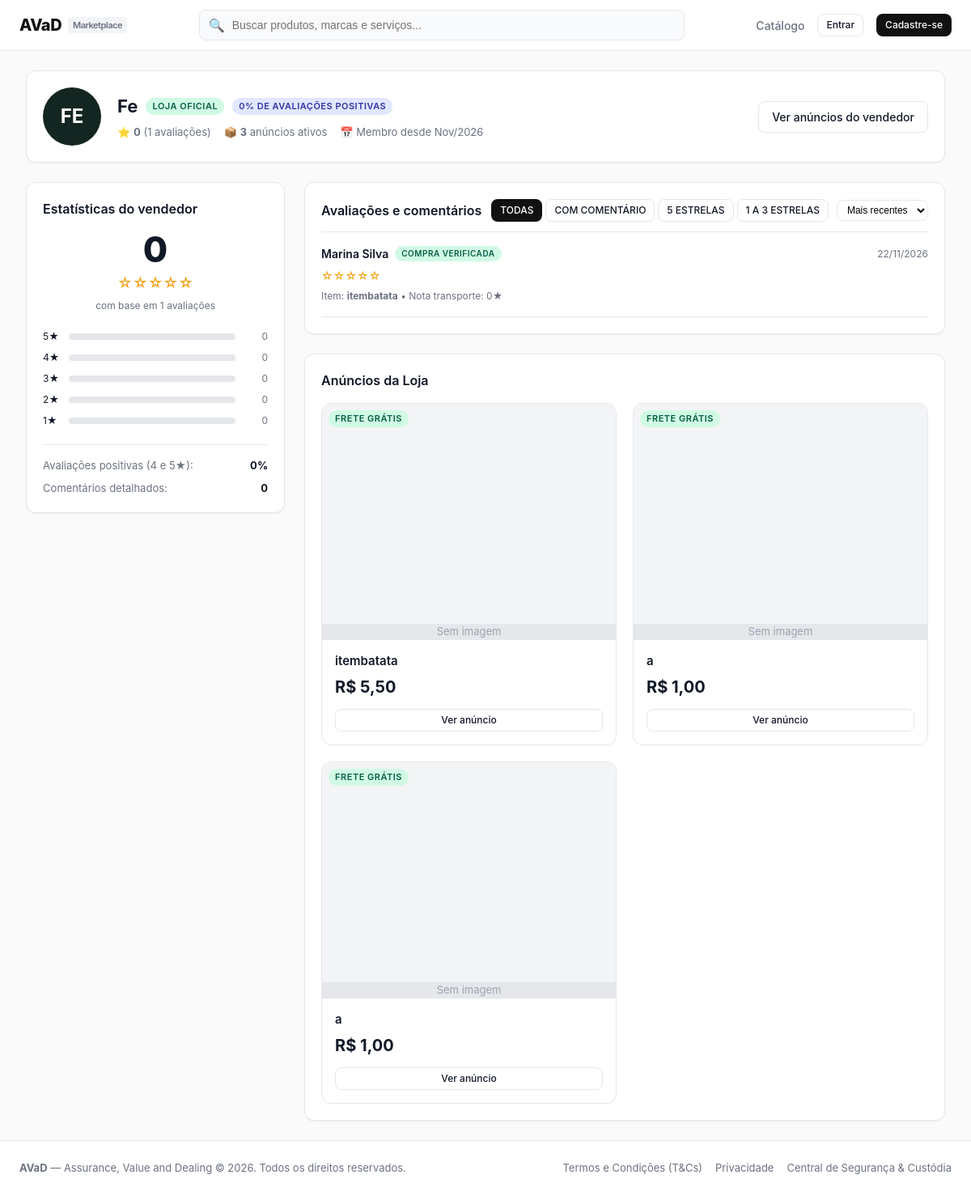
Before: /accounts/seller-profile/5/ with the older database file.
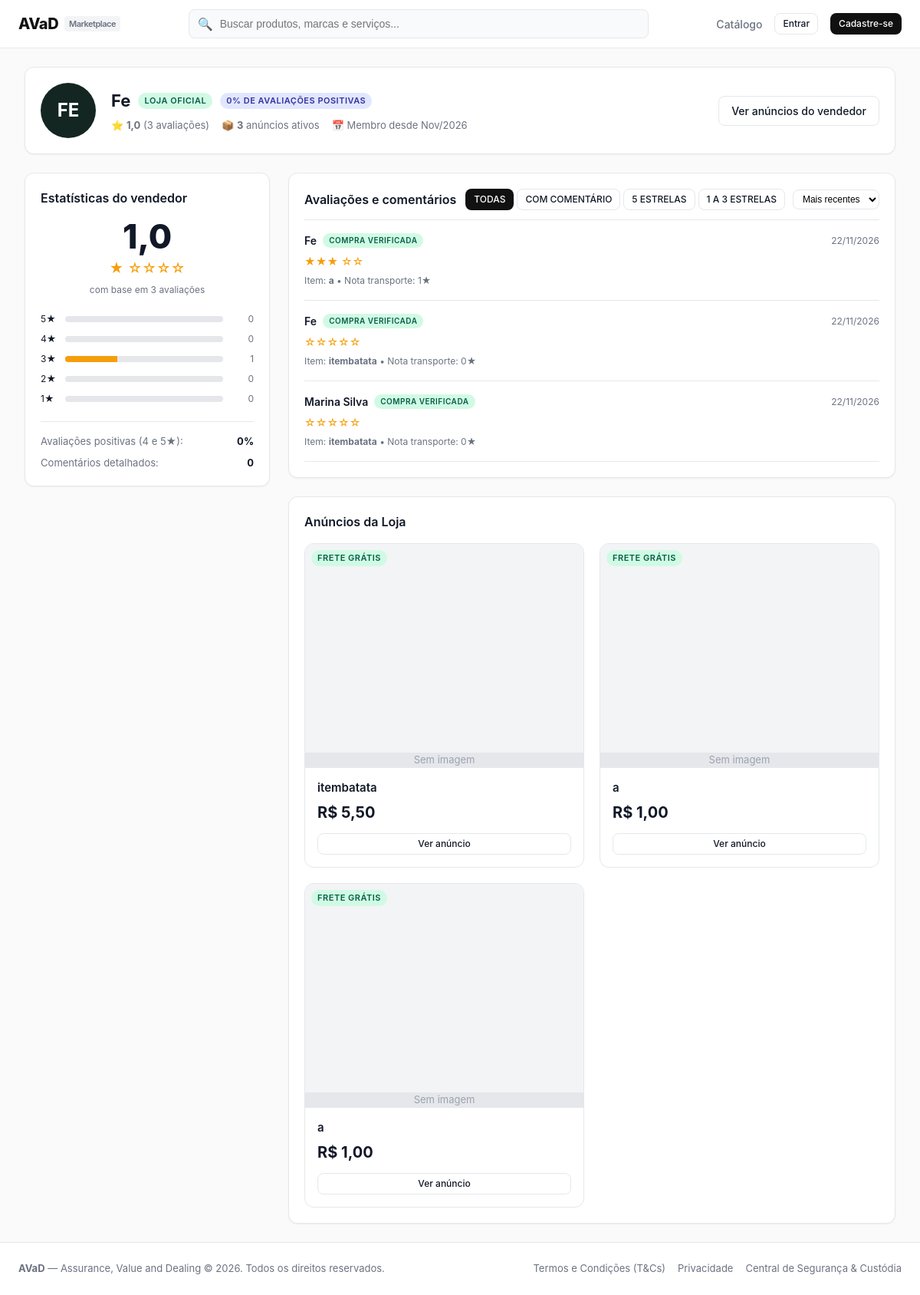
After: the same page with the newer database file.
### orders/models.py (models this page shows, shortened)
class Review(models.Model):
    pedido = models.OneToOneField(Order, on_delete=models.CASCADE, related_name='review')
    comprador = models.ForeignKey(User, on_delete=models.CASCADE, related_name='reviews_feitas')
    vendedor = models.ForeignKey(User, on_delete=models.CASCADE, related_name='reviews_recebidas')
    nota_vendedor = models.IntegerField(default=0, choices=[(i, str(i)) for i in range(6)])
    comentario_vendedor = models.TextField(blank=True)
    nota_transporte = models.IntegerField(default=0, choices=[(i, str(i)) for i in range(6)])
    comentario_transporte = models.TextField(blank=True)
    criado_em = models.DateTimeField(auto_now_add=True)
    class Meta:
        ordering = ['-criado_em']

class Order(models.Model):
    codigo = models.CharField(max_length=20, unique=True, default=generate_order_code)
    comprador = models.ForeignKey(User, on_delete=models.CASCADE, related_name='compras')
    vendedor = models.ForeignKey(User, on_delete=models.CASCADE, related_name='vendas')
    produto = models.ForeignKey('catalog.Product', on_delete=models.CASCADE)
    quantidade = models.PositiveIntegerField(default=1)
    preco_unitario = models.DecimalField(max_digits=10, decimal_places=2)
    valor_frete = models.DecimalField(max_digits=10, decimal_places=2, default=0)
    metodo_frete = models.CharField(max_length=20, choices=METODO_FRETE_CHOICES, default='pac')
    prazo_dias = models.PositiveIntegerField(default=7)
    valor_total = models.DecimalField(max_digits=10, decimal_places=2)
    forma_pagamento = models.CharField(max_length=20, choices=FORMA_PAGAMENTO_CHOICES, default='cartao')
    parcelas = models.PositiveIntegerField(default=1)
    cep_entrega = models.CharField(max_length=10, blank=True)
    endereco_entrega = models.TextField(blank=True)
    codigo_rastreio = models.CharField(max_length=20, blank=True, default='')
    status = models.CharField(max_length=30, choices=STATUS_CHOICES, default='aguardando_pagamento')
    recebimento_confirmado = models.BooleanField(default=False)
    entregue_em = models.DateTimeField(null=True, blank=True)  # quando o pedido passou a 'entregue'
    criado_em = models.DateTimeField(auto_now_add=True)
    class Meta:
        ordering = ['-criado_em']

### accounts/models.py (models this page shows, shortened)
class UserProfile(models.Model):
    user = models.OneToOneField(User, on_delete=models.CASCADE, related_name='profile')
    nome = models.CharField(max_length=16)
    data_nascimento = models.DateField()
    cpf = models.CharField(max_length=14, unique=True)
    cnpj = models.CharField(max_length=18, blank=True, null=True, unique=True)
    tem_cnpj = models.BooleanField(default=False)
    email_verificado = models.BooleanField(default=False)
    is_mediador = models.BooleanField(default=False)
    conta_bancaria_bloqueada = models.BooleanField(default=False)
    suspenso = models.BooleanField(default=False)
    token_verificacao = models.CharField(max_length=64, blank=True, null=True)
    tipo_usuario = models.CharField(max_length=20, choices=[
        ('comprador', 'Comprador'),
        ('vendedor', 'Vendedor'),
        ('mediador', 'Mediador'),
    ], default='comprador')
    nome_loja = models.CharField(max_length=64, blank=True, null=True)

### catalog/models.py (models this page shows, shortened)
class Product(models.Model):
    vendedor = models.ForeignKey(User, on_delete=models.CASCADE, related_name='products')
    titulo = models.CharField(max_length=200)
    categoria = models.CharField(max_length=50, choices=CATEGORIAS)
    descricao = models.TextField()
    caracteristicas = models.TextField(blank=True, help_text='Uma característica por linha')
    preco = models.DecimalField(max_digits=10, decimal_places=2)
    estoque = models.PositiveIntegerField(default=0)
    imagem = models.ImageField(upload_to='products/', blank=True, null=True)
    frete_gratis = models.BooleanField(default=False)
    ativo = models.BooleanField(default=True)
    removido = models.BooleanField(default=False)  # anúncio removido pelo vendedor (some da loja e da lista)
    criado_em = models.DateTimeField(auto_now_add=True)
    class Meta:
        ordering = ['-criado_em']

### accounts/views.py (the view)
# urls.py: path('seller-profile/<int:user_id>/', views.seller_profile_view, name='seller_profile'),
def seller_profile_view(request, user_id):
    seller = get_object_or_404(User, pk=user_id)
    profile = seller.profile
    reviews = Review.objects.filter(vendedor=seller)
    filter_type = request.GET.get('filter', 'todas')
    sort_by = request.GET.get('sort', 'recentes')
    if filter_type == 'com_comentario':
        reviews = reviews.exclude(comentario_vendedor='')
    elif filter_type == '5_estrelas':
        reviews = reviews.filter(nota_vendedor=5)
    elif filter_type == '1_a_3':
        reviews = reviews.filter(nota_vendedor__lte=3)
    if sort_by == 'maior':
        reviews = reviews.order_by('-nota_vendedor')
    elif sort_by == 'menor':
        reviews = reviews.order_by('nota_vendedor')
    else:
        reviews = reviews.order_by('-criado_em')
    all_reviews = Review.objects.filter(vendedor=seller)
    total = all_reviews.count()
    avg_note = all_reviews.aggregate(avg=Avg('nota_vendedor'))['avg'] or 0
    distribution = {}
    for i in range(1, 6):
        count = all_reviews.filter(nota_vendedor=i).count()
        distribution[i] = {
            'count': count,
            'percent': round((count / total) * 100) if total else 0,
        }
    positivas = all_reviews.filter(nota_vendedor__gte=4).count()
    pct_positivas = round((positivas / total) * 100) if total else 0
    com_comentario = all_reviews.exclude(comentario_vendedor='').count()
    products = seller.products.filter(ativo=True)
    return render(request, 'accounts/seller_profile.html', {
        'seller': seller,
        'profile': profile,
        'reviews': reviews,
        'products': products,
        'total': total,
        'avg_note': round(avg_note, 1),
        'distribution': distribution,
        'pct_positivas': pct_positivas,
        'com_comentario': com_comentario,
        'filter_type': filter_type,
        'sort_by': sort_by,
    })

### accounts/roles.py (called while the page is built)
def tipo_usuario(request):
    if not request.user.is_authenticated:
        return None
    tipo = request.session.get('tipo_usuario')
    return tipo if tipo in TIPOS else COMPRADOR

### accounts/templatetags/avad_filters.py (called while the page is built)
@register.filter
def stars_range(value):
    try:
        return range(int(value))
    except (ValueError, TypeError):
        return range(0)

@register.filter
def empty_stars_range(value):
    try:
        return range(5 - int(value))
    except (ValueError, TypeError):
        return range(5)

@register.filter
def to_int(value):
    try:
        return int(value)
    except (ValueError, TypeError):
        return 0

@register.filter
def get_item(dictionary, key):
    if isinstance(dictionary, dict):
        return dictionary.get(key)
    return None

### orders/context_processors.py (called while the page is built)
def cart_count(request):
    user = getattr(request, 'user', None)
    if user is None or not user.is_authenticated:
        return {'cart_count': 0}
    return {'cart_count': Cart(request).count()}

### templates/accounts/seller_profile.html (shortened to what the changed rows need)
{% extends "base.html" %}
{% load avad_filters %}
{% block content %}
<div style="margin-bottom: 24px;">
  <div class="card" style="display: flex; align-items: center; justify-content: space-between; gap: 24px; flex-wrap: wrap;">
    <div style="display: flex; align-items: center; gap: 20px;">
      <div>
        <div style="display: flex; align-items: center; gap: 10px; margin-bottom: 6px;">
          <h1 style="font-size: 22px; font-weight: 700;">{{ profile.nome_loja|default:profile.nome }}</h1>
        </div>
        <div style="font-size: 13px; color: var(--text-muted); display: flex; gap: 16px;">
          <span>⭐ <strong>{{ avg_note }}</strong> ({{ total }} avaliações)</span>
          <span>📦 <strong>{{ products.count }}</strong> anúncios ativos</span>
          <span>📅 Membro desde {{ seller.date_joined|date:"M/Y" }}</span>
        </div>
      </div>
    </div>
  </div>
</div>
<div style="display: grid; grid-template-columns: 320px 1fr; gap: 24px;">
  <div>
    <div class="card" style="margin-bottom: 24px;">
      <div style="text-align: center; margin-bottom: 20px;">
        <div style="font-size: 44px; font-weight: 800; color: var(--text-main); line-height: 1;">{{ avg_note }}</div>
        <div style="color: #F59E0B; font-size: 18px; margin: 6px 0;">
          {% for i in avg_note|to_int|stars_range %}★{% endfor %}
          {% for i in avg_note|to_int|empty_stars_range %}☆{% endfor %}
        </div>
        <div style="font-size: 12px; color: var(--text-muted);">com base em {{ total }} avaliações</div>
      </div>
      <div style="display: flex; flex-direction: column; gap: 8px; margin-bottom: 20px;">
        {% for star in "54321" %}
          {% with star_num=star|to_int %}
          {% with item=distribution|get_item:star_num %}
          <div style="display: flex; align-items: center; gap: 8px; font-size: 12px;">
            <span style="width: 24px;">{{ star }}★</span>
            <div style="flex: 1; height: 8px; background: #E5E7EB; border-radius: 4px; overflow: hidden;">
              <div style="height: 100%; background: #F59E0B; width: {{ item.percent|default:0 }}%;"></div>
            </div>
            <span style="width: 32px; text-align: right; color: var(--text-muted);">{{ item.count|default:0 }}</span>
          </div>
          {% endwith %}
          {% endwith %}
        {% endfor %}
      </div>
    </div>
  </div>
  <div>
    <div class="card" style="margin-bottom: 24px;">
      {% if reviews %}
        <div style="display: flex; flex-direction: column; gap: 16px;">
          {% for r in reviews %}
            <div style="border-bottom: 1px solid var(--border-color); padding-bottom: 16px;">
              <div style="display: flex; justify-content: space-between; align-items: center; margin-bottom: 6px;">
                <div style="display: flex; align-items: center; gap: 8px;">
                  <span style="font-weight: 600; font-size: 14px;">{{ r.comprador.profile.nome|default:r.comprador.username }}</span>
                  <span class="badge badge-success" style="font-size: 10px;">Compra verificada</span>
                </div>
                <span style="font-size: 12px; color: var(--text-muted);">{{ r.criado_em|date:"d/m/Y" }}</span>
              </div>
              <div style="color: #F59E0B; font-size: 14px; margin-bottom: 6px;">
                {% for i in r.nota_vendedor|stars_range %}★{% endfor %}
                {% for i in r.nota_vendedor|empty_stars_range %}☆{% endfor %}
              </div>
              <div style="font-size: 12px; color: var(--text-muted);">
                Item: <strong>{{ r.pedido.produto.titulo }}</strong> &bull; Nota transporte: {{ r.nota_transporte }}★
              </div>
            </div>
          {% endfor %}
        </div>
      {% else %}
        <div style="padding: 32px; text-align: center; color: var(--text-muted); font-size: 13px;">
          Nenhuma avaliação encontrada com estes filtros.
        </div>
      {% endif %}
    </div>
    <div id="anuncios" class="card">
      <div class="product-grid">
        {% for p in products %}
          <div class="product-card">
            <div class="product-img-wrap">
              {% if p.frete_gratis %}
                <span class="badge badge-success product-badge-float">FRETE GRÁTIS</span>
              {% endif %}
              {% if p.imagem %}
                <img src="{{ p.imagem.url }}" alt="{{ p.titulo }}" class="product-img">
              {% else %}
                <div style="width: 100%; height: 100%; display: flex; align-items: center; justify-content: center; background: #E5E7EB; color: #9CA3AF; font-size: 13px;">Sem imagem</div>
              {% endif %}
            </div>
            <div class="product-info">
              <h4 class="product-title">{{ p.titulo }}</h4>
              <div class="product-price">R$ {{ p.preco }}</div>
              <a href="{% url 'catalog:product_detail' p.id %}" class="btn btn-outline btn-sm" style="margin-top: 12px;">Ver anúncio</a>
            </div>
          </div>
        {% empty %}
          <div style="grid-column: 1 / -1; padding: 24px; text-align: center; color: var(--text-muted);">
            Nenhum outro anúncio no momento.
          </div>
        {% endfor %}
      </div>
    </div>
  </div>
</div>
{% endblock %}

Changed rows visible on the page:
added Review: comprador.profile.nome "Fe", criado_em "22/11/2026", nota_vendedor 3 (drawn), pedido.produto.titulo "a", nota_transporte "1"
added Review: comprador.profile.nome "Fe", criado_em "22/11/2026", nota_vendedor 0 (drawn), pedido.produto.titulo "itembatata", nota_transporte "0"
Other visible differences:
{{ avg_note }}: "0" → "1,0"
{{ total }}: "1" → "3"
new list line: "3 1"
list line gone: "3 0"
